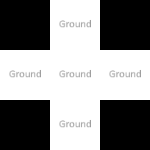

A 2D game scene composited from a Tiled map and its tileset images. What follows is a short description and the map's XML, with every tile layer's data as written:
An orthogonal 3x3 tile map with 50x50 px tiles, 1 tile layer (Ground), 5 hidden layers not drawn, 2 tilesets and 20 objects (3x SignLeft, 3x /TrainingGround/Elevator, 2x Platform).

<map version="1.5" tiledversion="1.5.0" orientation="orthogonal" renderorder="left-up" compressionlevel="0" width="3" height="3" tilewidth="50" tileheight="50" infinite="0" nextlayerid="48" nextobjectid="105">
 <properties>
  <property name="NoAgents" type="bool" value="false" />
  <property name="NoSpawning" type="bool" value="false" />
  <property name="Skybox">/Skybox/Space_Nebula_NuminousGlow
</property>
 </properties>
 <tileset firstgid="1" source="../../_Tiled/Master.tsx" />
 <tileset firstgid="33" source="../../_Tiled/Deco.tsx" />
 <group id="36" name="Underground" visible="0">
  <properties>
   <property name="Height" type="float" value="2.5" />
   <property name="Underground" type="bool" value="true" />
  </properties>
  <layer id="38" name="Ground" width="3" height="3">
   <properties>
    <property name="Materials" value="[ground]" />
    <property name="Walkable" type="bool" value="true" />
   </properties>
   <data encoding="csv">
4,4,4,
4,4,4,
4,4,4
</data>
  </layer>
  <layer id="41" name="Walls" width="3" height="3">
   <properties>
    <property name="ConnectToCeiling" type="bool" value="true" />
    <property name="Materials" value="[walls]" />
   </properties>
   <data encoding="csv">
2684354566,3221225477,3221225478,
2684354565,0,1610612741,
6,5,1610612742
</data>
  </layer>
  <layer id="43" name="InnerWalls" width="3" height="3">
   <properties>
    <property name="ConnectToCeiling" type="bool" value="true" />
    <property name="Materials" value="[walls]" />
   </properties>
   <data encoding="csv">
0,0,0,
1610612741,0,0,
1610612741,0,0
</data>
  </layer>
  <objectgroup id="42" name="Transitions">
   <object id="92" gid="8" x="50" y="150" width="50" height="50" rotation="-90">
    <properties>
     <property name="MazeTransitions" type="int" value="0" />
     <property name="TargetZone" value="[exit]" />
    </properties>
   </object>
  </objectgroup>
 </group>
 <group id="5" name="Floor 0">
  <properties>
   <property name="Height" type="float" value="2.5" />
  </properties>
  <objectgroup id="31" name="Ground" visible="0">
   <properties>
    <property name="DontPropagate-Virtual" type="bool" value="true" />
    <property name="Virtual" type="bool" value="true" />
   </properties>
   <object id="83" gid="4" x="100" y="150" width="50" height="50" />
   <object id="84" gid="4" x="0" y="150" width="50" height="50" />
   <object id="85" gid="4" x="0" y="50" width="50" height="50" />
   <object id="100" gid="4" x="100" y="50" width="50" height="50" />
  </objectgroup>
  <layer id="1" name="Ground" width="3" height="3">
   <properties>
    <property name="Materials" value="[ground]" />
    <property name="Walkable" type="bool" value="true" />
   </properties>
   <data encoding="csv">
0,4,0,
4,4,4,
0,4,0
</data>
  </layer>
  <objectgroup id="44" name="Signs">
   <properties>
    <property name="Y" type="int" value="2" />
   </properties>
   <object id="93" type="SignLeft" gid="39" x="100" y="0" width="50" height="50" rotation="-180">
    <properties>
     <property name="Anchor" value="-1,0" />
     <property name="Text" value="Audio Guide" />
    </properties>
   </object>
   <object id="94" type="SignLeft" gid="39" x="0" y="50" width="50" height="50" rotation="90">
    <properties>
     <property name="Anchor" value="0,-1" />
     <property name="Text" value="Locomotion" />
    </properties>
   </object>
   <object id="95" type="SignLeft" gid="39" x="50" y="150" width="50" height="50">
    <properties>
     <property name="Anchor" value="1,0" />
     <property name="Text" value="Exit" />
    </properties>
   </object>
  </objectgroup>
  <objectgroup id="32" name="Transitions">
   <object id="96" gid="20" x="100" y="100" width="50" height="50" rotation="-90" />
  </objectgroup>
  <objectgroup id="30" name="Elevators">
   <object id="86" type="/TrainingGround/Elevator" gid="9" x="0" y="0" width="50" height="50" rotation="90" />
   <object id="87" type="/TrainingGround/Elevator" gid="9" x="0" y="150" width="50" height="50">
    <properties>
     <property name="TargetFloor" type="int" value="2" />
    </properties>
   </object>
   <object id="88" type="/TrainingGround/Elevator" gid="9" x="150" y="150" width="50" height="50" rotation="-90">
    <properties>
     <property name="TargetFloor" type="int" value="-1" />
    </properties>
   </object>
  </objectgroup>
  <objectgroup id="46" name="Platform">
   <object id="101" type="Platform" gid="29" x="100" y="50" width="50" height="50">
    <properties>
     <property name="Materials" value="DarkGrid" />
     <property name="TargetLocation" value="Sound" />
    </properties>
   </object>
  </objectgroup>
 </group>
 <group id="27" name="Floor 1" visible="0">
  <properties>
   <property name="Height" type="float" value="10" />
   <property name="NoSpawning-TransitionFrames" type="bool" value="true" />
  </properties>
  <objectgroup id="29" name="Ground" visible="0">
   <properties>
    <property name="DontPropagate-Virtual" type="bool" value="true" />
    <property name="Virtual" type="bool" value="true" />
   </properties>
   <object id="89" gid="4" x="0" y="50" width="50" height="50" />
   <object id="90" gid="4" x="0" y="150" width="50" height="50" />
  </objectgroup>
  <layer id="28" name="Ground" width="3" height="3">
   <properties>
    <property name="Materials" value="[ground]" />
    <property name="Walkable" type="bool" value="true" />
   </properties>
   <data encoding="csv">
0,4,4,
4,4,4,
0,4,4
</data>
  </layer>
  <objectgroup id="47" name="Walls">
   <properties>
    <property name="Materials" value="[walls]" />
    <property name="Y" value="0,1,2,3,4" />
   </properties>
   <object id="102" gid="5" x="100" y="100" width="50" height="50">
    <properties>
     <property name="Anchor" value="0,-1" />
    </properties>
   </object>
   <object id="104" gid="6" x="150" y="150" width="50" height="50" rotation="-90" />
  </objectgroup>
 </group>
 <group id="33" name="Floor 2" visible="0">
  <objectgroup id="34" name="Ground" visible="0">
   <properties>
    <property name="DontPropagate-Virtual" type="bool" value="true" />
    <property name="Virtual" type="bool" value="true" />
   </properties>
   <object id="91" gid="4" x="0" y="150" width="50" height="50" />
   <object id="97" gid="4" x="100" y="50" width="50" height="50" />
  </objectgroup>
  <objectgroup id="45" name="Platform">
   <object id="98" type="Platform" gid="29" x="100" y="50" width="50" height="50">
    <properties>
     <property name="Duration" type="float" value="5" />
     <property name="Materials" value="DarkGrid" />
     <property name="TargetLocation" value="Construction" />
    </properties>
   </object>
  </objectgroup>
  <layer id="35" name="Ground" width="3" height="3">
   <properties>
    <property name="Materials" value="[ground]" />
    <property name="Walkable" type="bool" value="true" />
   </properties>
   <data encoding="csv">
4,4,0,
4,4,4,
0,4,4
</data>
  </layer>
 </group>
</map>
